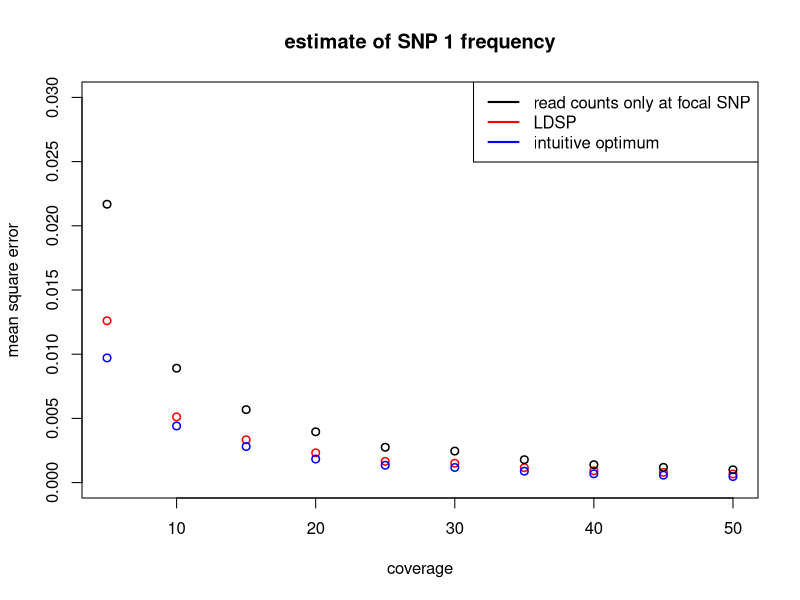

Recreate this plot in R.
create_haps <- function(nsamp=100, per){
  # the only type of haplotypes in the pool are either 1-0 or 0-1 (for simplicity)
  # per specifies the percent of 1-0 haplotypes  
  haps = matrix(nrow = nsamp, ncol = 2, 0)
  no_10_haps = floor(per*nsamp)
  for (i in 1:no_10_haps){
    haps[i,1] = 1
    haps[i,2] = 0
  }
  for (i in (no_10_haps+1):nsamp){
    haps[i,1] = 0
    haps[i,2] = 1
  }
  return(haps)
}

# global variables are only to debug code
#global_obs = 0
#global_mu = 0
#global_Sigma = 0
#lobal_D = 0

# PROBLEM HERE: sigma2 estimated to be < 1
findMLE <- function(obs, mu, Sigma, D){
  #global_obs <<- obs
  #global_mu <<- mu
  #global_Sigma <<- Sigma
  #global_D <<- D
  
  ll <- function(sigma2){
    cov_matrix = sigma2*Sigma + D
    sinv = solve(cov_matrix)
    # equation from handout (agrees with Wikipedia)
    logl = log(det(cov_matrix)) + (t(obs-mu)%*%sinv%*%(obs-mu))
    return(as.numeric(logl))
  }
  
  # note: optim actually minimizes
  return(optim(ll, par = 1, method = "L-BFGS-B", lower = 0.1, upper = 10)$par)
}

pool <- function(lambda, haps, nloci, nsamp){
  ## simulate pool sequencing ##
  y_obs = rep(0, nloci)
  n = rep(0, nloci)
  n_1 = rep(0, nloci)
  for (i in 1:nloci){
    
    # coverage
    n[i] = rpois(1, lambda)
    
    # ensure number haps sampled is below the number of samples in the pool
    n[i] = min(n[i], nsamp)
    # ensure sample at least 1 haplotype
    n[i] = max(1, n[i])
    
    # sample locus i from pool
    sampled = sample(haps[,i], n[i])
    
    # number of 1 alleles
    n_1[i] = sum(sampled)
  }
  return(rbind(n, n_1))
}

perform_LDSP <- function(y_obs, nloci, nsamp, haps, pos, n){
  
  # calculate distances between SNPs
  # for example if two SNPs at position 50 and 100
  # then d = 50 
  d = rep(0, nloci-1)
  for (i in 1:(nloci-1)){
    d[i] = as.numeric(pos[i+1])-as.numeric(pos[i])
  }

  epsilon = rep(0, nloci)
  for (i in 1:nloci){
    epsilon[i] = (y_obs[i]*(1-y_obs[i]))/n[i]
  }


  geo_sum = 0
  for (i in 1:(nsamp-1)){
    geo_sum = geo_sum + (1/i)
  }
  geo_sum = (1/geo_sum)
  theta = geo_sum/(nsamp + geo_sum)

  mu = (1-theta)*colMeans(haps) + I(theta/2)

  cov_panel = cov(haps)

  S = matrix(nrow = nloci, ncol = nloci, 0)

  # rho = 4*N*c_j where c_j is the rate of cross-over per generation per basepair and N is the effective popsize
  # d_j = dist is the physical distance between SNPs j and j+1
  rho = 0 # no recombination
  for (i in 1:nloci){
    for (j in 1:nloci){
      if (i ==j){
        S[i,j] = cov_panel[i,j]
      }
      else{
        # distance between SNPs (e.g. SNP 1 and SNP 10)
        dist = sum(d[min(i,j):(max(i,j)-1)])
        
        # hypothetical effective popsize
        N = 1e4
        
        S[i,j] = exp((-4*N*rho*dist)/nsamp)*cov_panel[i,j]
      }
    }
  }

  Sigma = ((1-theta)^2)*S + I((theta/2)*(1-(theta/2)))
  Sigma[abs(Sigma) < 1e-8] = 0
  
  #sigma2 = findMLE(y_obs, mu, Sigma, diag(epsilon))
  #print(sigma2)
  sigma2 = 1
  
  # this is where the dispersion parameter comes in: eqn 13
  d = diag(1/epsilon)
  Sigma_i = solve(Sigma) # there is problems, when nloci is big, kappa(Sigma) is very large (1e36)
  Sigma_bar = solve((1/sigma2)*Sigma_i + d)
  theta_bar = as.vector(Sigma_bar%*%((1/sigma2)*Sigma_i%*%mu + d%*%y_obs))
  return(as.vector(theta_bar))
}

mse <- function(y_hat, y){
  return(sum((y_hat-y)^2)/length(y))
}

nloci = 2
# physical position of the two SNPs
pos = c(50, 100)

# starting population
nsamp = 100
haps = create_haps(nsamp, 0.4)

# increase the 1-0 haplotype from 40% to 90% (simulate positive selection)
ev_haps = create_haps(nsamp, 0.9)

lambdas = seq(5, 50, by = 5)
l = length(lambdas)

mse_est = rep(0, l)
mse_opt = rep(0, l)
mse_obs  = rep(0, l)

nreps = 1000

for (i in 1:l){
  store_ldsp_est = rep(0,nreps)
  store_opt_est = rep(0, nreps)
  store_obs_est = rep(0, nreps)
  store_true_freq = rep(0, nreps)
  
  for (j in 1:nreps){
    
    # pooling
    lambda = lambdas[i] # coverage
    pooled_info =  pool(lambda, ev_haps, nloci, nsamp)
    n = pooled_info[1,]  # total read counts
    n_1 = pooled_info[2,] # counts of "1" allele
    
    # psedu-counts
    y_obs = (n_1 + 0.5)/(n + 1)
    
    ldsp_est = perform_LDSP(y_obs, nloci, nsamp, haps, pos, n)
    
    # true pool freqency
    true_freq = colMeans(ev_haps)
    
    # only look at the estimates of SNP 1
    store_true_freq[j] = true_freq[1]
    store_opt_est[j] = (n_1[1] + (n[2]-n_1[2]))/ (n[1] + n[2])
    store_obs_est[j] = y_obs[1]
    #store_obs_est[j] = n_1[1]/n[1]
    store_ldsp_est[j] = ldsp_est[1]
  }
  
  # calculate MSE
  mse_est[i] = mse(store_ldsp_est, store_true_freq)
  mse_opt[i] = mse(store_opt_est, store_true_freq)
  mse_obs[i] = mse(store_obs_est, store_true_freq)

}


plot(lambdas, mse_est, xlab = "coverage", ylab = "mean square error", col = "red", ylim = c(0,0.03), main = "estimate of SNP 1 frequency", lwd=1.5)
points(lambdas, mse_opt, col = "blue", lwd=1.5)
points(lambdas, mse_obs, lwd=1.5)
legend("topright", c("read counts only at focal SNP","LDSP", "intuitive optimum"), lty=c(1,1,1), lwd=c(2,2,2),col=c("black","red", "blue"))
#legend("topright", c("read counts only at focal SNP","LDSP"), lty=c(1,1), lwd=c(1,1),col=c("black","red"))

# create a plot where y-axis is percent increased coverage
